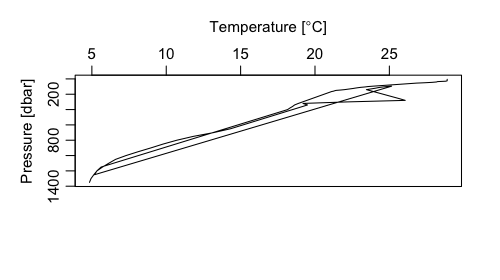

Write the R code that produced this figure.
if (!interactive()) png("readProfiles.png", unit="in", width=5, height=2.8, pointsize=11, res=100)
oldpar <- par(no.readonly=TRUE)
par((mar=c(3, 2.5, 1, 1)+0.1), mgp=c(2, 0.7, 0), cex.lab=0.9)
library(argoFloats)
data(index)
index1 <- subset(index, 1:2) # To subset for profiles
profiles <- getProfiles(index1)
argos <- readProfiles(profiles)
argosClean <- applyQC(argos)
plot(argosClean, which="profile")
par(oldpar)
if (!interactive()) dev.off()
